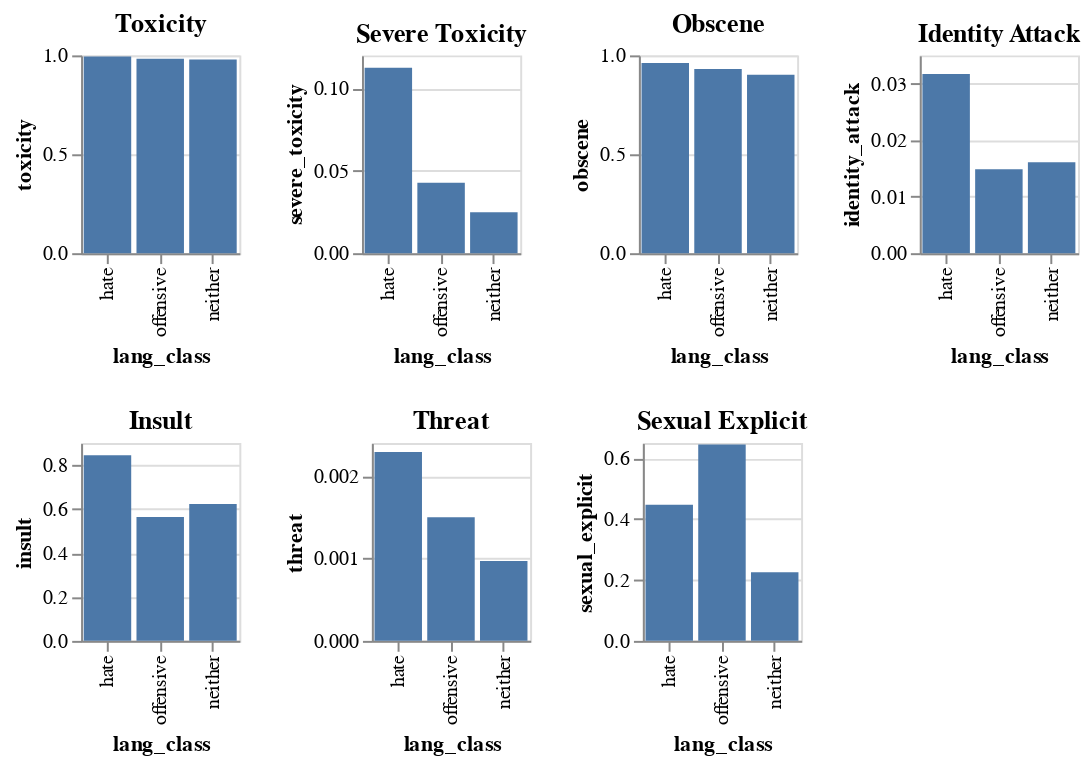

This figure's notebook cell:
### Code cell
lang_classes = ['hate', 'offensive', 'neither']

toxicity_chart = alt.Chart(davidson_median_df).mark_bar().encode(
    x = alt.X('lang_class:N', sort = lang_classes),
    y = alt.Y('toxicity:Q')
    ).properties(title = 'Toxicity').properties(width = 80, height = 100)

severe_toxicity_chart = alt.Chart(davidson_median_df).mark_bar().encode(
    x = alt.X('lang_class:N', sort = lang_classes),
    y = alt.Y('severe_toxicity:Q')
    ).properties(title = 'Severe Toxicity').properties(width = 80, height = 100)

obscene_chart = alt.Chart(davidson_median_df).mark_bar().encode(
    x = alt.X('lang_class:N', sort = lang_classes),
    y = alt.Y('obscene:Q')
    ).properties(title = 'Obscene').properties(width = 80, height = 100)

identity_attack_chart = alt.Chart(davidson_median_df).mark_bar().encode(
    x = alt.X('lang_class:N', sort = lang_classes),
    y = alt.Y('identity_attack:Q')
    ).properties(title = 'Identity Attack').properties(width = 80, height = 100)

insult_chart = alt.Chart(davidson_median_df).mark_bar().encode(
    x = alt.X('lang_class:N', sort = lang_classes),
    y = alt.Y('insult:Q')
    ).properties(title = 'Insult').properties(width = 80, height = 100)

threat_chart = alt.Chart(davidson_median_df).mark_bar().encode(
    x = alt.X('lang_class:N', sort = lang_classes),
    y = alt.Y('threat:Q')
    ).properties(title = 'Threat').properties(width = 80, height = 100)

sexual_explicit_chart = alt.Chart(davidson_median_df).mark_bar().encode(
    x = alt.X('lang_class:N', sort = lang_classes),
    y = alt.Y('sexual_explicit:Q')
    ).properties(title = 'Sexual Explicit').properties(width = 80, height = 100)

#display(toxicity_chart)

top = toxicity_chart | severe_toxicity_chart | obscene_chart | identity_attack_chart
bottom = insult_chart | threat_chart | sexual_explicit_chart 

combined = top & bottom

display(combined)

### Figure 1 — Vega-Lite specification as saved in the notebook (floating-point values rounded to 4 significant figures)
{"config": {"view": {"continuousWidth": 400, "continuousHeight": 300}}, "vconcat": [{"hconcat": [{"mark": "bar", "encoding": {"x": {"type": "nominal", "field": "lang_class", "sort": ["hate", "offensive", "neither"]}, "y": {"type": "quantitative", "field": "toxicity"}}, "height": 100, "title": "Toxicity", "width": 80}, {"mark": "bar", "encoding": {"x": {"type": "nominal", "field": "lang_class", "sort": ["hate", "offensive", "neither"]}, "y": {"type": "quantitative", "field": "severe_toxicity"}}, "height": 100, "title": "Severe Toxicity", "width": 80}, {"mark": "bar", "encoding": {"x": {"type": "nominal", "field": "lang_class", "sort": ["hate", "offensive", "neither"]}, "y": {"type": "quantitative", "field": "obscene"}}, "height": 100, "title": "Obscene", "width": 80}, {"mark": "bar", "encoding": {"x": {"type": "nominal", "field": "lang_class", "sort": ["hate", "offensive", "neither"]}, "y": {"type": "quantitative", "field": "identity_attack"}}, "height": 100, "title": "Identity Attack", "width": 80}]}, {"hconcat": [{"mark": "bar", "encoding": {"x": {"type": "nominal", "field": "lang_class", "sort": ["hate", "offensive", "neither"]}, "y": {"type": "quantitative", "field": "insult"}}, "height": 100, "title": "Insult", "width": 80}, {"mark": "bar", "encoding": {"x": {"type": "nominal", "field": "lang_class", "sort": ["hate", "offensive", "neither"]}, "y": {"type": "quantitative", "field": "threat"}}, "height": 100, "title": "Threat", "width": 80}, {"mark": "bar", "encoding": {"x": {"type": "nominal", "field": "lang_class", "sort": ["hate", "offensive", "neither"]}, "y": {"type": "quantitative", "field": "sexual_explicit"}}, "height": 100, "title": "Sexual Explicit", "width": 80}]}], "data": {"name": "data-ed29e6bcad05a9ecd13ed22d545e245e"}, "$schema": "https://vega.github.io/schema/vega-lite/v4.8.1.json", "datasets": {"data-ed29e6bcad05a9ecd13ed22d545e245e": [{"lang_class": "hate", "toxicity": 0.9942, "severe_toxicity": 0.1124, "obscene": 0.9618, "identity_attack": 0.03169, "insult": 0.8444, "threat": 0.002291, "sexual_explicit": 0.4474}, {"lang_class": "offensive", "toxicity": 0.9834, "severe_toxicity": 0.04269, "obscene": 0.9307, "identity_attack": 0.01486, "insult": 0.5636, "threat": 0.001499, "sexual_explicit": 0.6451}, {"lang_class": "neither", "toxicity": 0.9795, "severe_toxicity": 0.02486, "obscene": 0.9023, "identity_attack": 0.0161, "insult": 0.6224, "threat": 0.0009701, "sexual_explicit": 0.2256}]}}
